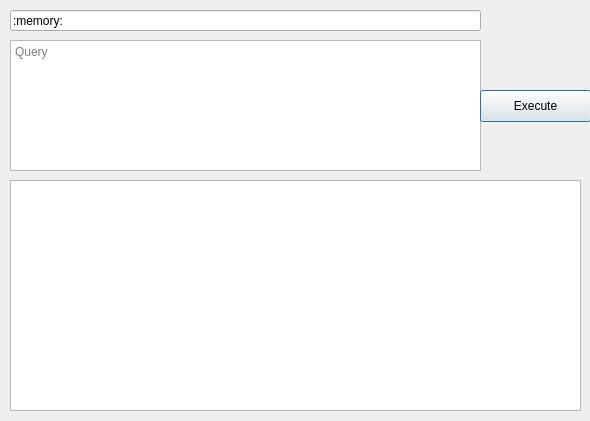
<?xml version="1.0" encoding="UTF-8"?>
<ui version="4.0">
 <class>SQLQueries</class>
 <widget class="QDialog" name="SQLQueries">
  <property name="geometry">
   <rect>
    <x>0</x>
    <y>0</y>
    <width>590</width>
    <height>421</height>
   </rect>
  </property>
  <property name="windowTitle">
   <string>SQL queries</string>
  </property>
  <widget class="QLineEdit" name="connString">
   <property name="geometry">
    <rect>
     <x>10</x>
     <y>10</y>
     <width>471</width>
     <height>21</height>
    </rect>
   </property>
   <property name="text">
    <string>:memory:</string>
   </property>
   <property name="cursorPosition">
    <number>8</number>
   </property>
   <property name="placeholderText">
    <string>sqlite3 connection string</string>
   </property>
  </widget>
  <widget class="QPlainTextEdit" name="query">
   <property name="geometry">
    <rect>
     <x>10</x>
     <y>40</y>
     <width>471</width>
     <height>131</height>
    </rect>
   </property>
   <property name="placeholderText">
    <string>Query</string>
   </property>
  </widget>
  <widget class="QPushButton" name="execute">
   <property name="geometry">
    <rect>
     <x>480</x>
     <y>90</y>
     <width>111</width>
     <height>32</height>
    </rect>
   </property>
   <property name="text">
    <string>Execute</string>
   </property>
  </widget>
  <widget class="QTableView" name="results">
   <property name="geometry">
    <rect>
     <x>10</x>
     <y>180</y>
     <width>571</width>
     <height>231</height>
    </rect>
   </property>
  </widget>
 </widget>
 <resources/>
 <connections/>
</ui>
